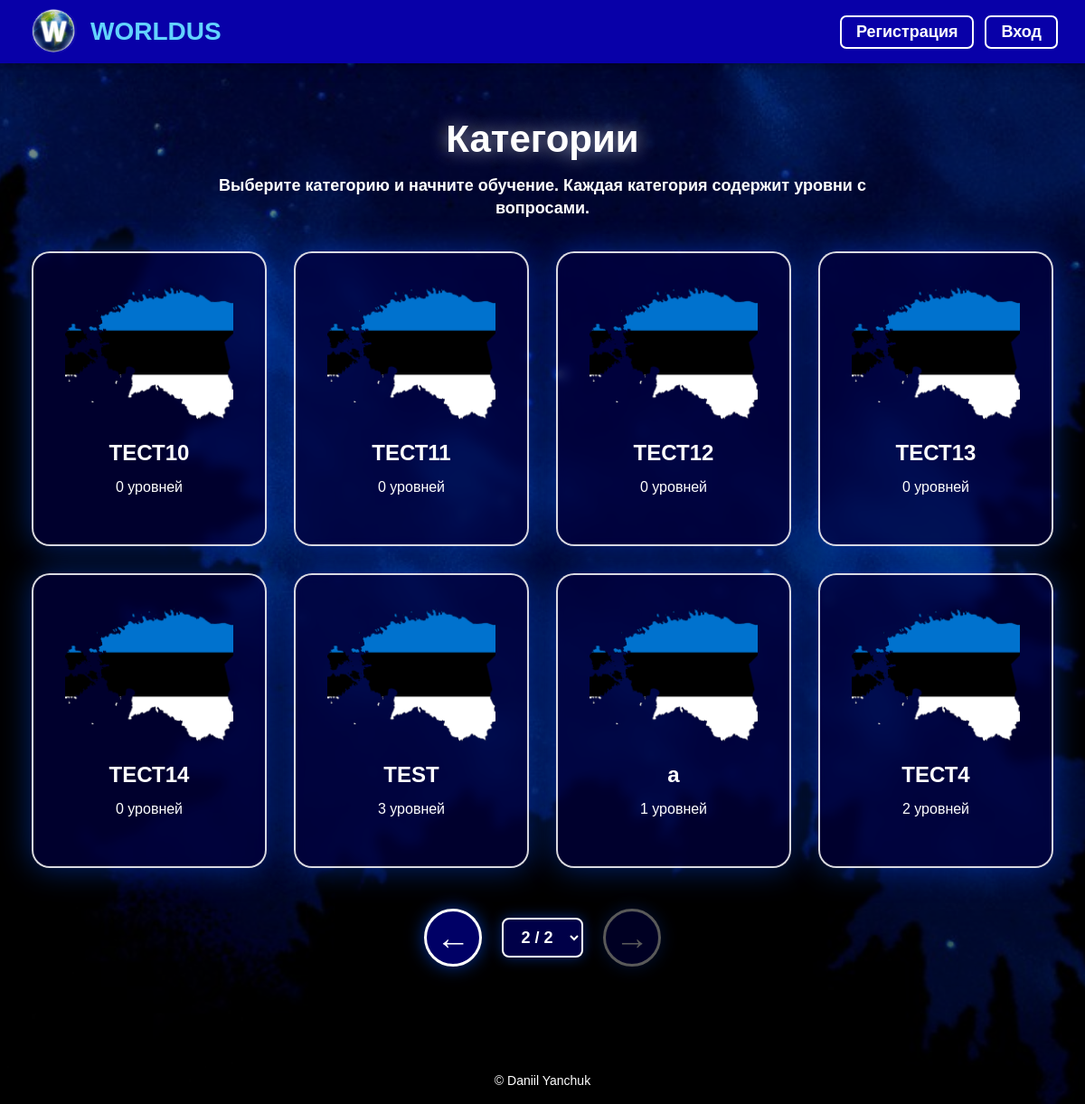
Page /categories.php?page=2 on the committed database.
### tables this page shows
CREATE TABLE `categories` (
  `id` int(11) NOT NULL,
  `name` varchar(100) DEFAULT NULL,
  `description` mediumtext DEFAULT NULL,
  `image` varchar(255) DEFAULT NULL
);

### src/CategoryService.php (called while the page is built, shortened)
<?php
class CategoryService
{
    private DatabaseInterface $db;
    public function __construct(DatabaseInterface $db)
    {
        $this->db = $db;
    }
    public function getCategoriesPage(int $page, int $perPage = 8): array
    {
        $offset = ($page - 1) * $perPage;
        $countResult = $this->db->query(
            "SELECT COUNT(*) AS total FROM categories"
        );
        $total = 0;
        if ($countResult) {
            $row = $countResult->fetch_assoc();
            $total = (int)($row['total'] ?? 0);
        }
        $totalPages = (int)ceil($total / $perPage);
        $result = $this->db->query(
            "SELECT categories.*, COUNT(levels.id) AS levels_count FROM categories LEFT JOIN levels ON levels.category_id = categories.id GROUP BY categories.id ORDER BY categories.id ASC LIMIT $perPage OFFSET $offset"
        );
        $categories = [];
        if ($result) {
            while ($row = $result->fetch_assoc()) {
                $categories[] = $row;
            }
        }
        return [
            'categories' => $categories,
            'page' => $page,
            'total' => $total,
            'total_pages' => $totalPages,
        ];
    }
}

### src/MysqliDatabase.php (called while the page is built, shortened)
<?php
class MysqliDatabase implements DatabaseInterface
{
    private \mysqli $conn;
    public function __construct(\mysqli $conn)
    {
        $this->conn = $conn;
    }
    public function query(string $sql): mixed
    {
        return $this->conn->query($sql);
    }
}

### categories.php (the view, shortened to what this page needs)
<?php
include "config/db.php";
include "includes/header.php";
$db = new MysqliDatabase($conn);
$categoryService = new CategoryService($db);
$page = isset($_GET['page']) ? (int)$_GET['page'] : 1;
$pageData = $categoryService->getCategoriesPage($page);
$categories = $pageData['categories'];
$total_pages = $pageData['total_pages'];
?>
<div class="container">
    <h1 class="categories-title">Категории</h1>
    <p class="categories-description">
        Выберите категорию и начните обучение. Каждая категория содержит уровни с вопросами.
    </p>
    <div class="grid">
        <?php foreach ($categories as $row): ?>
            <?php
            $image = !empty($row['image'])
                ? $row['image']
                : "assets/images/EstoniaHG.png";
            ?>
            <div class="category-wrapper">
                <a href="levels.php?category=<?= $row['id'] ?>" class="card category">
                    <img src="<?= htmlspecialchars($image) ?>" alt="<?= htmlspecialchars($row['name']) ?>">
                    <h3><?= htmlspecialchars($row['name']) ?></h3>
                    <p><?= $row['levels_count'] ?> уровней</p>
                </a>
            </div>
        <?php endforeach; ?>
    </div>
    <?php if ($total_pages > 1): ?>
        <div class="category-pagination">
            <?php if ($page > 1): ?>
                <a class="arrow-btn" href="categories.php?page=<?= $page - 1 ?>">←</a>
            <?php else: ?>
                <span class="arrow-btn disabled">←</span>
            <?php endif; ?>
            <form method="GET" class="page-select-form">
                <select name="page" onchange="this.form.submit()" class="page-select">
                    <?php for ($i = 1; $i <= $total_pages; $i++): ?>
                        <option value="<?= $i ?>" <?= $i == $page ? 'selected' : '' ?>>
                            <?= $i ?> / <?= $total_pages ?>
                        </option>
                    <?php endfor; ?>
                </select>
            </form>
            <?php if ($page < $total_pages): ?>
                <a class="arrow-btn" href="categories.php?page=<?= $page + 1 ?>">→</a>
            <?php else: ?>
                <span class="arrow-btn disabled">→</span>
            <?php endif; ?>
        </div>
    <?php endif; ?>
</div>
<?php include "includes/footer.php"; ?>

### assets/css/style.css (style rules this page uses)
* { margin: 0; padding: 0; box-sizing: border-box; font-family: Arial, Helvetica, sans-serif; }
body { min-height: 100vh; color: white; background: linear-gradient(rgba(0,0,0,0.45), rgba(0,0,0,0.65)), url("../images/bc.jpg") center/cover fixed no-repeat; }
.container { width: 100%; max-width: 1200px; margin: 0 auto; padding: 60px 20px; }
.card { background: rgba(0, 0, 70, 0.65); border: 2px solid rgba(255,255,255,0.85); border-radius: 20px; padding: 35px; text-align: center; backdrop-filter: blur(6px); box-shadow: 0 0 35px rgba(0, 80, 255, 0.45); }
.card p { font-size: 18px; line-height: 1.5; margin-bottom: 16px; }
form input, form select { width: 80%; max-width: 400px; padding: 12px; margin: 10px 0; border-radius: 8px; border: 2px solid #5db8ff; background: rgba(0,0,40,0.65); color: white; font-size: 16px; }
.grid { display: grid; grid-template-columns: repeat(4, 260px); justify-content: center; gap: 30px; }
.category-wrapper { position: relative; width: 260px; }
.category { display: block; width: 260px; min-height: 300px; text-decoration: none; color: white; transition: 0.3s; }
.category img { width: 100%; height: 150px; object-fit: cover; border-radius: 14px; margin-bottom: 18px; }
.category h3 { font-size: 24px; margin-bottom: 12px; }
.category p { font-size: 16px; }
.categories-title { text-align: center; font-size: 42px; margin-bottom: 15px; text-shadow: 0 0 20px rgba(255,255,255,0.6); }
.categories-description { max-width: 820px; margin: 0 auto 35px; text-align: center; font-size: 18px; font-weight: bold; line-height: 1.4; }
.category-pagination { margin-top: 45px; display: flex; justify-content: center; align-items: center; gap: 22px; }
.arrow-btn { width: 64px; height: 64px; border-radius: 50%; border: 3px solid white; display: flex; justify-content: center; align-items: center; background: rgba(0, 0, 120, 0.85); color: white; font-size: 38px; font-weight: bold; line-height: 1; text-decoration: none; box-shadow: 0 0 20px rgba(0, 80, 255, 0.6); transition: 0.3s; }
.arrow-btn.disabled { opacity: 0.35; cursor: not-allowed; pointer-events: none; }
.page-select-form { margin: 0; }
.page-select { min-width: 90px; padding: 9px 14px; border-radius: 8px; border: 2px solid white; background: rgba(0, 0, 80, 0.9); color: white; font-size: 18px; font-weight: bold; text-align: center; cursor: pointer; box-shadow: 0 0 15px rgba(0, 80, 255, 0.45); }
.page-select option { background: #08005f; color: white; }

### rows in the picture
categories: name "ТЕСТ10", levels_count "0"
categories: name "ТЕСТ11", levels_count "0"
categories: name "ТЕСТ12", levels_count "0"
categories: name "ТЕСТ13", levels_count "0"
categories: name "ТЕСТ14", levels_count "0"
categories: image (picture), name "TEST", levels_count "3"
categories: image (picture), name "a", levels_count "1"
categories: image (picture), name "ТЕСТ4", levels_count "2"

### other values in the picture
form field page "2 / 2"
